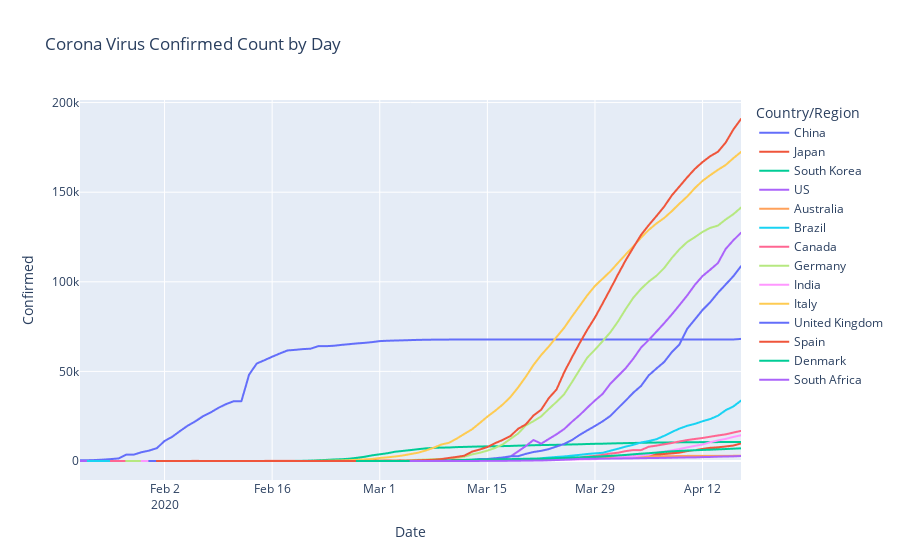
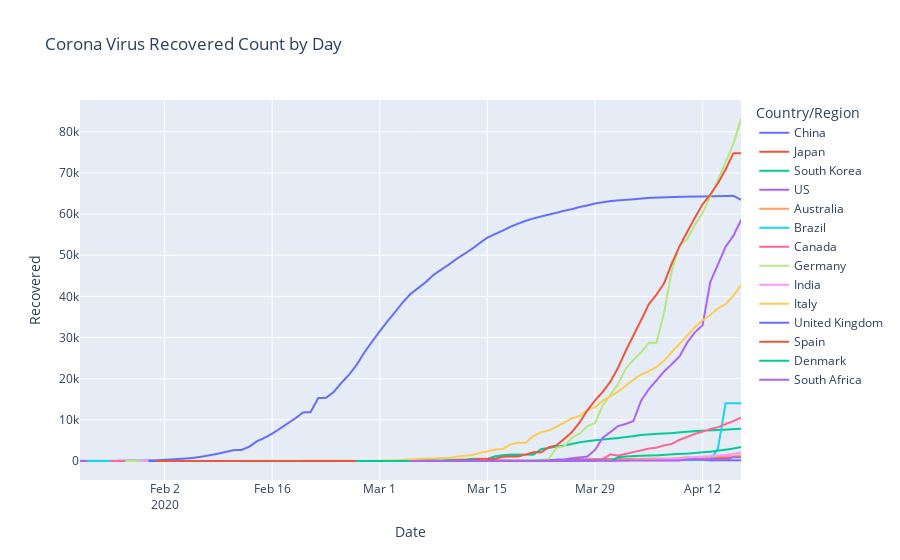
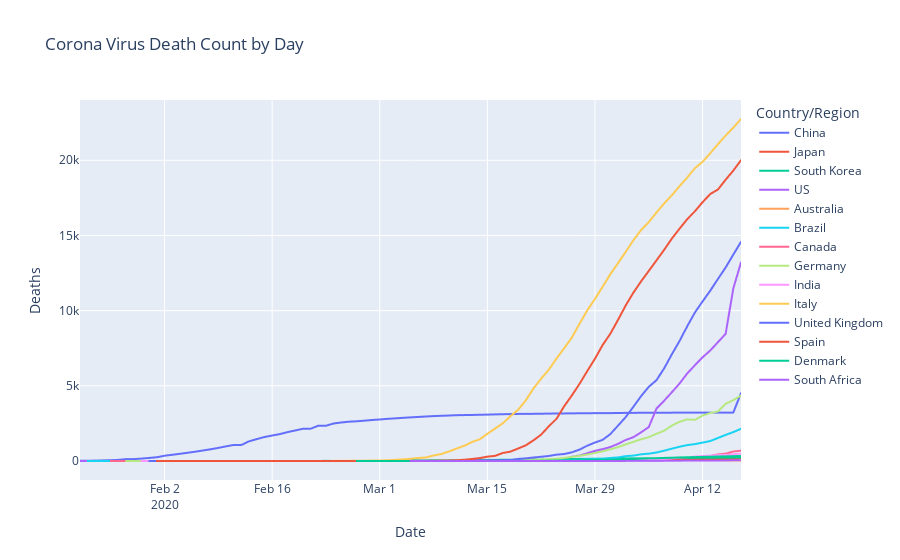

Notebook code cell kept with these figures, in order:
### Code cell
df_stats = covid_df.groupby(['Date','Country/Region'])[['Confirmed','Recovered','Deaths']].max().reset_index()


fig = px.line(df_stats, x="Date", y="Confirmed", color='Country/Region',title='Corona Virus Confirmed Count by Day')
fig.show()

fig = px.line(df_stats, x="Date", y="Recovered", color='Country/Region',title='Corona Virus Recovered Count by Day')
fig.show()

fig = px.line(df_stats, x="Date", y="Deaths", color='Country/Region',title='Corona Virus Death Count by Day')
fig.show()
